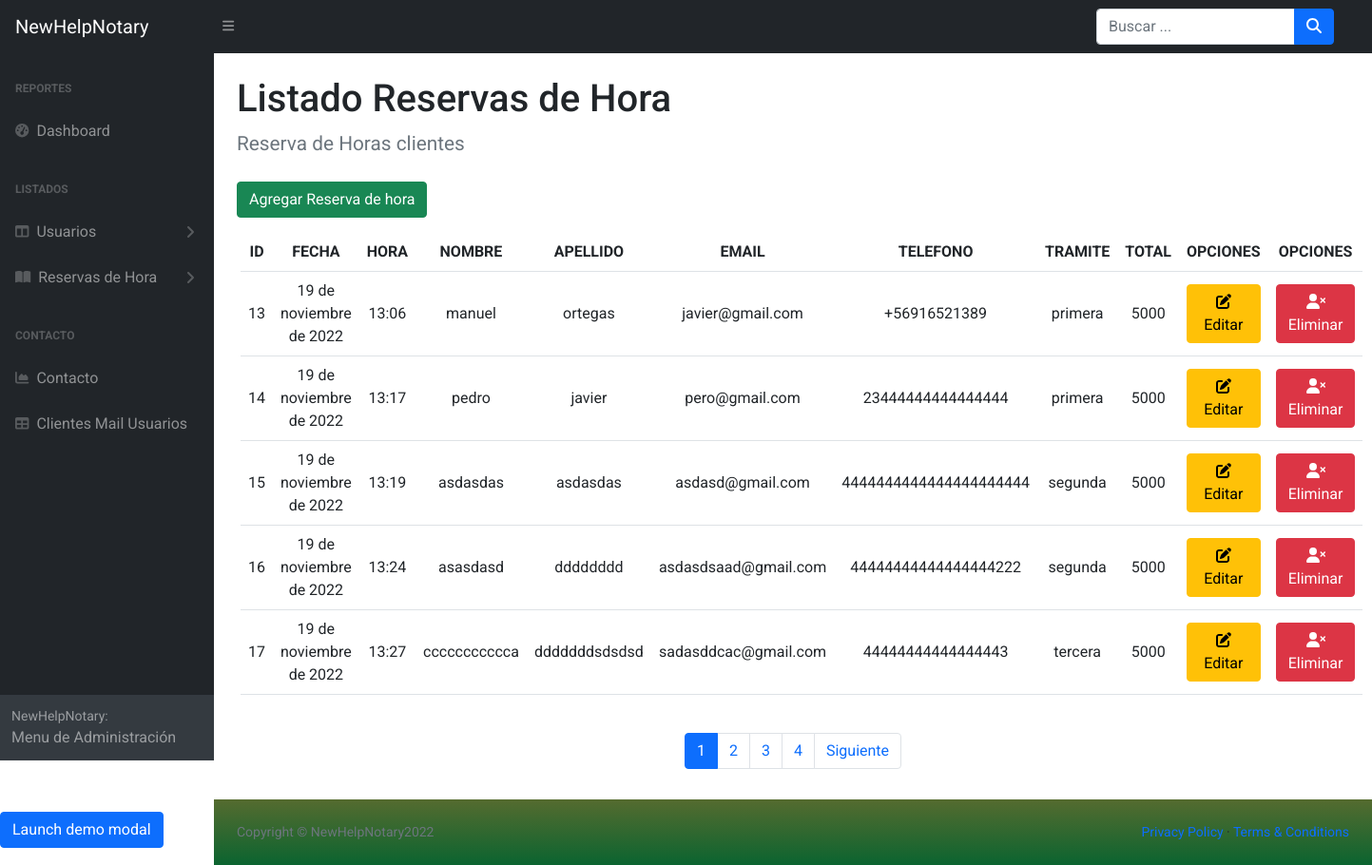
/listadoreservas, run on the app's committed database.
### app/models.py (models this page shows, shortened)
class ReservaDeHora(models.Model):
    id = models.AutoField(primary_key=True)
    nombre = models.CharField(max_length=50)
    slug = AutoSlugField(populate_from='nombre')
    apellido = models.CharField(max_length=50)
    fecha = models.DateField(verbose_name='Fecha ')
    hora = models.TimeField(verbose_name='Hora ')
    correo = models.EmailField()
    telefono = models.CharField(max_length=9)
    order_key = models.CharField('numero orden', max_length=200, blank=True)
    payment_option = models.CharField('Opción de pago', max_length=50, blank=True)
    CategoriaTramite = models.ForeignKey(Categoria, models.DO_NOTHING)
    total = models.IntegerField(default=5000)

class Categoria(models.Model):
    id = models.AutoField(primary_key=True)
    nombre = models.CharField(max_length=100,null=True)
    slug = AutoSlugField(populate_from='nombre')
    def __str__(self):
        return self.nombre
    class Meta:
        db_table = 'Categoria_Reserva'
        verbose_name = 'Categoría Reserva'
        verbose_name_plural = 'Categorias Reservas'

### app/views.py (the view)
# urls.py: path('listadoreservas',listadoreservas, name ="listadoreservas" ),
def listadoreservas(request):
    reservashoras = ReservaDeHora.objects.all()
    page = request.GET.get('page', 1)
    if request.method == 'POST':
        form = ReservaDeHoraForm(request.POST)
        if form.is_valid():
            form.save()
    else:
        form = ReservaDeHoraForm()
    try:
        paginator = Paginator(reservashoras, 5)
        reservashoras = paginator.page(page)
    except:
        raise Http404
    data = {
        'entity': reservashoras,
        'paginator': paginator,
        'form': form
    }
    return render(request, 'app/admin/ListadoClientesReservas.html', data)

### app/forms.py (shortened to what this page needs)
class ReservaDeHoraForm(forms.ModelForm):
	nombre = forms.CharField(required=True,  widget=forms.TextInput(attrs={'placeholder': 'Ingrese su Nombre', 'autocomplete': 'off'}))
	apellido = forms.CharField(required=True, widget=forms.TextInput(attrs={'placeholder': 'Ingrese su Apellido', 'autocomplete': 'off'}))
	correo = forms.CharField(required=True,
		widget=forms.TextInput(
			attrs={'placeholder': 'Email@gmail.com'}
			),
		)
	telefono = forms.CharField(required=True, max_length=9,widget=forms.TextInput(
			attrs={'placeholder': 'Teléfono ej. 916521321', 'autocomplete':'off'}
			)
	)
	total = forms.CharField(required=False, widget=forms.TextInput(attrs={ 'disabled':'disabled', 'placeholder': '5000', 'onkeypress': 'return soloNumeros(event)', 'autocomplete':'off'}))
	class Meta:
			model = ReservaDeHora
			fields =["fecha", "hora", "nombre", "apellido","correo","telefono","CategoriaTramite","total"]
			widgets = {
			"fecha": AdminDateWidget( attrs={'placeholder':'Ingrese fecha de reserva'}) ,
            "hora": AdminTimeWidget( attrs={'placeholder':'Ingrese hora de reserva'}) ,
        }

### app/Templates/app/admin/ListadoClientesReservas.html (shortened to what this page needs)
{% extends 'app/admin/index.html' %}
{% load static %}
{% block contenido %}
<div id="layoutSidenav_content">
    <main>
        <div class="container-fluid px-4">
            <h1 class="mt-4">Listado Reservas de Hora</h1>
            <ol class="breadcrumb mb-4">
                <li class="breadcrumb-item active">Reserva de Horas  clientes</li>
            </ol>
            <a class="btn btn-success sm-3" href="{% url 'ReservarHoraClientesAdmin' %}" role="button">Agregar Reserva de hora  </a>
            <div class="row">
                <div class="card-body">
                    <table id="datatablesSimple">
                        {% if entity %}
                    <table  class="table table-hover text-center">
                        <tr >
                            <th>ID</th>
                            <th>FECHA </th>
                            <th>HORA </th>
                            <th>NOMBRE</th>
                            <th>APELLIDO</th>
                            <th>EMAIL</th>
                            <th>TELEFONO</th>
                            <th>TRAMITE</th>
                            <th>TOTAL </th>
                            <th>OPCIONES </th>
                            <th>OPCIONES </th>
                        </tr>
                    {% for x in entity %}
                        <tr class="align-middle">
                            <td>{{ x.id }}</td>
                            <td>{{ x.fecha }}</td>
                            <td>{{ x.hora }}</td>
                            <td>{{ x.nombre }}</td>
                            <td>{{ x.apellido }}</td>
                            <td>{{ x.correo }}</td>
                            <td>{{ x.telefono }}</td>
                            <td>{{ x.CategoriaTramite }}</td>
                            <td>{{ x.total }}</td>
                            <td><a  href="{% url 'modificarModalReservas' x.id %}"class="btn btn-warning  "><i class="fa-solid fa-pen-to-square"> </i> Editar </a></td>
                            <td><a href="#" onclick="EliminarReserva({{ x.id }})" class="btn btn-danger  "><i class="fa fa-user-times"></i>  Eliminar</a></td>
                        </tr>
                    {% endfor %}
                    </table>
                    <br/>
                {% endif %}
                    </table>
                    <div>
                        {% include 'app/paginator.html' %}
                    </div>
                </div>
            </div>
        </div>
    </main>
{% endblock %}

### app/static/app/css/estyle.css (style rules this page uses)
* { margin: 0; padding: 0; box-sizing: border-box; }
body { padding: 0; margin: 0; background-color:white; font-family: 'Roboto', sans-serif; }
li { font-size: 1.3rem; }
a { text-decoration: none; }

### data on the page
ReservaDeHora: id "13", fecha "19 de noviembre de 2022", hora "13:06", nombre "manuel", apellido "ortegas", correo "javier@gmail.com", telefono "+56916521389", CategoriaTramite "primera", total "5000"
ReservaDeHora: id "14", fecha "19 de noviembre de 2022", hora "13:17", nombre "pedro", apellido "javier", correo "pero@gmail.com", telefono "23444444444444444", CategoriaTramite "primera", total "5000"
ReservaDeHora: id "15", fecha "19 de noviembre de 2022", hora "13:19", nombre "asdasdas", apellido "asdasdas", correo "asdasd@gmail.com", telefono "4444444444444444444444", CategoriaTramite "segunda", total "5000"
ReservaDeHora: id "16", fecha "19 de noviembre de 2022", hora "13:24", nombre "asasdasd", apellido "dddddddd", correo "asdasdsaad@gmail.com", telefono "44444444444444444222", CategoriaTramite "segunda", total "5000"
ReservaDeHora: id "17", fecha "19 de noviembre de 2022", hora "13:27", nombre "ccccccccccca", apellido "dddddddsdsdsd", correo "sadasddcac@gmail.com", telefono "44444444444444443", CategoriaTramite "tercera", total "5000"

### other printed values
{{ page }} "1" "2" "3" "4"
